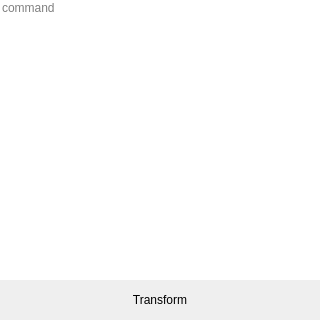
<?xml version="1.0" encoding="UTF-8"?>
<ui version="4.0">
 <class>Widget</class>
 <widget class="QWidget" name="Widget">
  <property name="geometry">
   <rect>
    <x>0</x>
    <y>0</y>
    <width>320</width>
    <height>320</height>
   </rect>
  </property>
  <property name="windowTitle">
   <string>Widget</string>
  </property>
  <layout class="QVBoxLayout" name="verticalLayout">
   <property name="spacing">
    <number>0</number>
   </property>
   <property name="leftMargin">
    <number>0</number>
   </property>
   <property name="topMargin">
    <number>0</number>
   </property>
   <property name="rightMargin">
    <number>0</number>
   </property>
   <property name="bottomMargin">
    <number>0</number>
   </property>
   <item>
    <widget class="QLineEdit" name="lineEditCmd">
     <property name="styleSheet">
      <string notr="true">border:none;</string>
     </property>
     <property name="placeholderText">
      <string>command</string>
     </property>
    </widget>
   </item>
   <item>
    <widget class="QTextEdit" name="textEdit">
     <property name="styleSheet">
      <string notr="true">border:none;</string>
     </property>
    </widget>
   </item>
   <item>
    <widget class="QPushButton" name="pushButton">
     <property name="minimumSize">
      <size>
       <width>0</width>
       <height>40</height>
      </size>
     </property>
     <property name="styleSheet">
      <string notr="true">QPushButton{
	border:none;
}
QPushButton:hover{
	background-color:&quot;palegreen&quot;;
}</string>
     </property>
     <property name="text">
      <string>Transform</string>
     </property>
    </widget>
   </item>
  </layout>
 </widget>
 <layoutdefault spacing="6" margin="11"/>
 <resources/>
 <connections/>
</ui>
